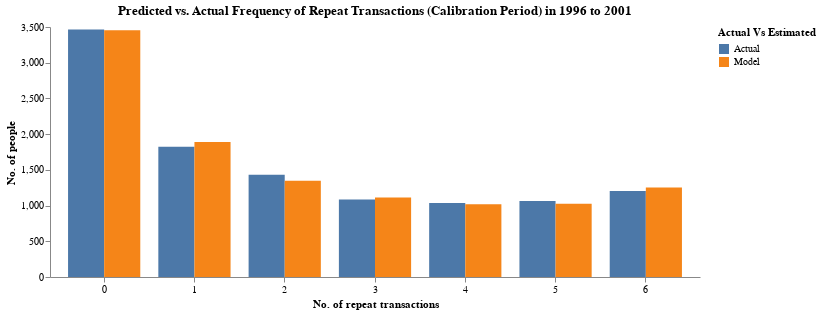

Here is the notebook cell this chart was saved with:
### Markdown cell above
### In-Sample Model Fit Plot

### Code cell
x = np.arange(n+1)
A1 = comb(n,x)*beta_fn(alpha+x, beta+n-x)/B_alpha_beta*beta_fn(gamma, delta+n)/B_gamma_delta 
i = np.arange(n).reshape(-1,1)
A2 = comb(i,x)*beta_fn(alpha+x, beta+i-x)/B_alpha_beta * beta_fn(gamma+1, delta+i)/B_gamma_delta
P_X_n = A1 + np.sum(A2,axis=0)

model_repeat_calib = pl.DataFrame({'Model': P_X_n * np.sum(rfm_array_calib[:,3])})

actual_model_repeat_calib = (
    rfm_summary_calib
    .group_by('P1X')
    .agg((pl.col('Count').sum()).alias('Actual'))
    .sort('P1X')
    .collect()
    .hstack(model_repeat_calib)
    .unpivot(on=['Actual', 'Model'], index='P1X', value_name='No of people', variable_name='Actual Vs Estimated')
)

(
    alt.Chart(actual_model_repeat_calib).mark_bar()
    .encode(x=alt.X('P1X:O', title='No. of repeat transactions', axis=alt.Axis(labelAngle=0)), 
         y=alt.Y('No of people:Q', title='No. of people'), 
         color='Actual Vs Estimated:N', 
         xOffset='Actual Vs Estimated')
    .properties(
        width=650,
        height=250,
        title='Predicted vs. Actual Frequency of Repeat Transactions (Calibration Period) in 1996 to 2001'
    ).configure_view(stroke=None).configure_axisY(grid=False).configure_axisX(grid=False)   
)

### Figure 1 — Vega-Lite specification as saved in the notebook (floating-point values rounded to 4 significant figures)
{"$schema": "https://vega.github.io/schema/vega-lite/v5.20.1.json", "config": {"axisX": {"grid": false}, "axisY": {"grid": false}, "view": {"continuousHeight": 300, "continuousWidth": 300, "stroke": null}}, "data": {"name": "data-efdc44a670079cfc245c6a9995a2c822"}, "datasets": {"data-efdc44a670079cfc245c6a9995a2c822": [{"Actual Vs Estimated": "Actual", "No of people": 3464, "P1X": 0}, {"Actual Vs Estimated": "Actual", "No of people": 1823, "P1X": 1}, {"Actual Vs Estimated": "Actual", "No of people": 1430, "P1X": 2}, {"Actual Vs Estimated": "Actual", "No of people": 1085, "P1X": 3}, {"Actual Vs Estimated": "Actual", "No of people": 1036, "P1X": 4}, {"Actual Vs Estimated": "Actual", "No of people": 1063, "P1X": 5}, {"Actual Vs Estimated": "Actual", "No of people": 1203, "P1X": 6}, {"Actual Vs Estimated": "Model", "No of people": 3455.0, "P1X": 0}, {"Actual Vs Estimated": "Model", "No of people": 1889.0, "P1X": 1}, {"Actual Vs Estimated": "Model", "No of people": 1349.0, "P1X": 2}, {"Actual Vs Estimated": "Model", "No of people": 1113.0, "P1X": 3}, {"Actual Vs Estimated": "Model", "No of people": 1018.0, "P1X": 4}, {"Actual Vs Estimated": "Model", "No of people": 1027.0, "P1X": 5}, {"Actual Vs Estimated": "Model", "No of people": 1253.0, "P1X": 6}]}, "encoding": {"color": {"field": "Actual Vs Estimated", "type": "nominal"}, "x": {"axis": {"labelAngle": 0}, "field": "P1X", "title": "No. of repeat transactions", "type": "ordinal"}, "xOffset": {"field": "Actual Vs Estimated", "type": "nominal"}, "y": {"field": "No of people", "title": "No. of people", "type": "quantitative"}}, "height": 250, "mark": {"type": "bar"}, "title": "Predicted vs. Actual Frequency of Repeat Transactions (Calibration Period) in 1996 to 2001", "width": 650}
